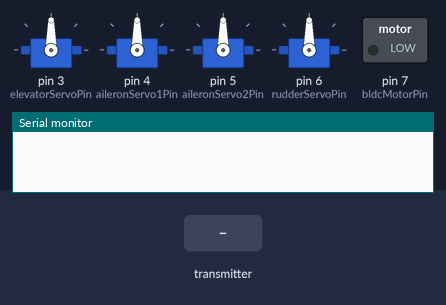
A sketch run on a simulated Arduino Uno, built with avr-gcc and run on an emulated ATmega328P. Parts: 4 × servo, switched loads named in the sketch (green lamp = pin HIGH), the last lines printed to the serial monitor. Inputs (shaded band) come from the test bench. No radio packets arrive unless stated.

Above: at 1.2 s.
1.3 s: the transmitter starts sending joy1X = 0
At 2.5 s:
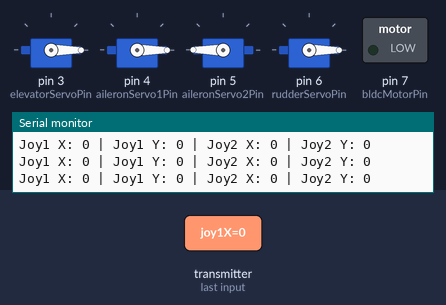
2.8 s: the transmitter starts sending joy1Y = 256
At 3.7 s:
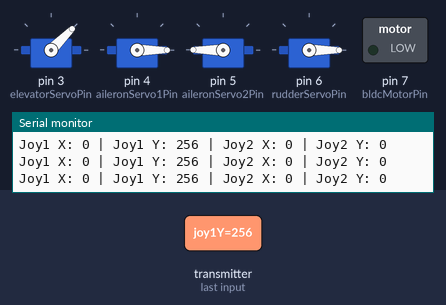
4.3 s: the transmitter starts sending joy2X = 256
At 4.7 s:
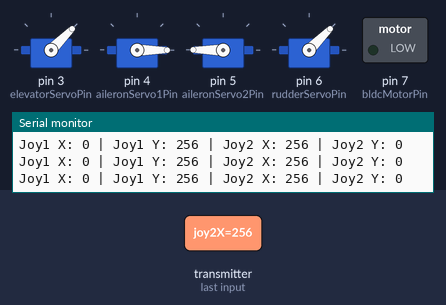
5.8 s: the transmitter starts sending joy1Y = 0
At 7.0 s:
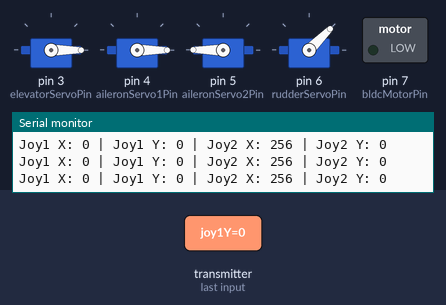
7.3 s: the transmitter starts sending joy2Y = 1023
At 8.2 s:
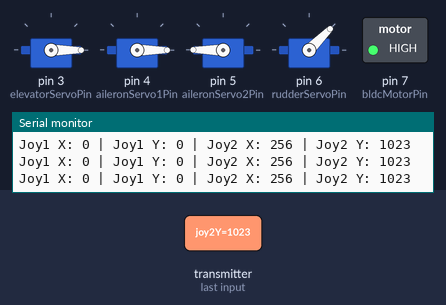
8.8 s: the transmitter starts sending joy2X = 0
At 10.2 s:
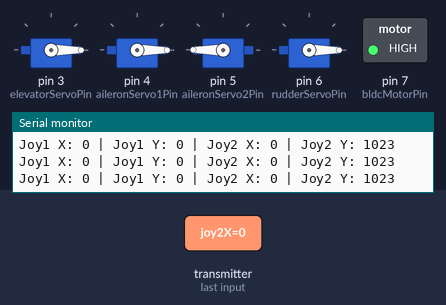
Timing chart, 0 to 11.3 s (numbered marks = the images above; inputs shaded):
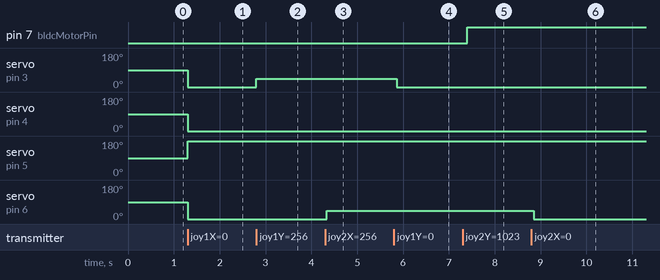

The sketch:

Receiver_untested_for_trainer_plane.ino
```cpp
#include <SPI.h>
#include <nRF24L01.h>
#include <RF24.h>
#include <Servo.h>

// Define the pins for the NRF24L01
const int CE_PIN = 9;
const int CSN_PIN = 10;

// Create an RF24 object
RF24 radio(CE_PIN, CSN_PIN);

// Define the address for the NRF24L01 communication
const byte address[6] = "00001";

// Structure to hold the joystick values
struct Data_Package {
  int joy1X;
  int joy1Y;
  int joy2X;
  int joy2Y;
};

Data_Package data;

// Define the pins for the servos and BLDC motor
const int elevatorServoPin = 3;
const int aileronServo1Pin = 4;
const int aileronServo2Pin = 5;
const int rudderServoPin = 6;
const int bldcMotorPin = 7;

// Create Servo objects
Servo elevatorServo;
Servo aileronServo1;
Servo aileronServo2;
Servo rudderServo;

void setup() {
  // Start the serial communication
  Serial.begin(9600);

  // Initialize the NRF24L01
  radio.begin();
  radio.openReadingPipe(0, address);
  radio.setPALevel(RF24_PA_HIGH); // Set power level to high for maximum range
  radio.setDataRate(RF24_250KBPS); // Set data rate to 250kbps for better range
  radio.setAutoAck(false); // Disable acknowledgment
  radio.startListening();

  // Attach the servos to their respective pins
  elevatorServo.attach(elevatorServoPin);
  aileronServo1.attach(aileronServo1Pin);
  aileronServo2.attach(aileronServo2Pin);
  rudderServo.attach(rudderServoPin);

  // Initialize the BLDC motor pin
  pinMode(bldcMotorPin, OUTPUT);
}

void loop() {
  // Check if data is available
  if (radio.available()) {
    // Read the data
    radio.read(&data, sizeof(Data_Package));

    // Debugging: Print the received joystick values to the serial monitor
    Serial.print("Joy1 X: ");
    Serial.print(data.joy1X);
    Serial.print(" | Joy1 Y: ");
    Serial.print(data.joy1Y);
    Serial.print(" | Joy2 X: ");
    Serial.print(data.joy2X);
    Serial.print(" | Joy2 Y: ");
    Serial.println(data.joy2Y);

    // Map the joystick values to servo positions and motor speed
    int elevatorPos = map(data.joy1Y, 0, 1023, 0, 180);
    int aileronPos1 = map(data.joy1X, 0, 1023, 0, 180);
    int aileronPos2 = map(data.joy1X, 0, 1023, 180, 0); // Inverse for the second aileron
    int rudderPos = map(data.joy2X, 0, 1023, 0, 180);
    int motorSpeed = map(data.joy2Y, 0, 1023, 0, 255);

    // Set the servo positions
    elevatorServo.write(elevatorPos);
    aileronServo1.write(aileronPos1);
    aileronServo2.write(aileronPos2);
    rudderServo.write(rudderPos);

    // Set the motor speed
    analogWrite(bldcMotorPin, motorSpeed);
  }
}
```

Measured:
- after the input at 1.3 s, servo on pin 3 (elevatorServoPin), servo on pin 4 (aileronServo1Pin), servo on pin 6 (rudderServoPin): 90° → 0° at once; servo on pin 5 (aileronServo2Pin): 90° → 180° at once
- after the input at 2.8 s, servo on pin 3 (elevatorServoPin): 0° → 45° at once
- after the input at 4.3 s, servo on pin 6 (rudderServoPin): 0° → 45° at once
- after the input at 5.8 s, servo on pin 3 (elevatorServoPin): 45° → 0° after 0.07 s
- after the input at 7.3 s, pin 7 (bldcMotorPin): LOW → HIGH after 0.10 s
- after the input at 8.8 s, servo on pin 6 (rudderServoPin): 45° → 0° after 0.06 s
